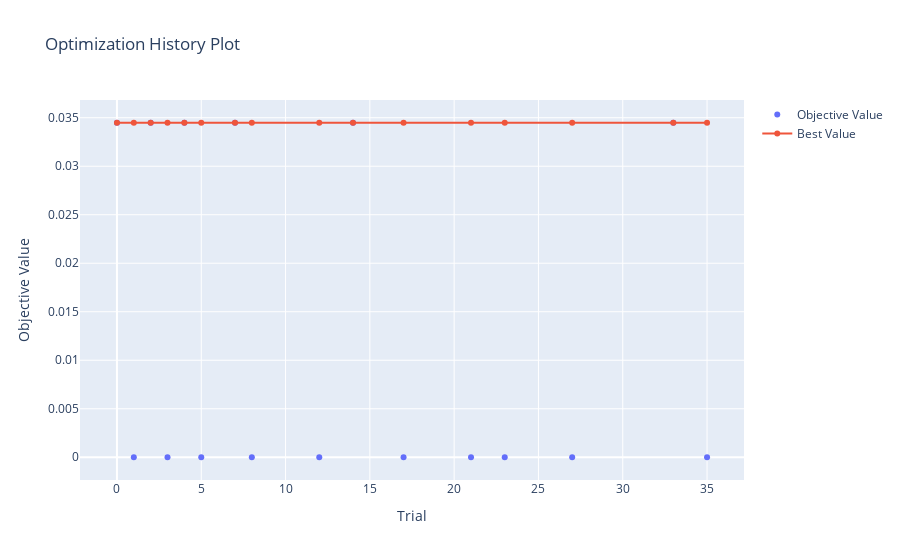

The code cell stored with this chart in its notebook:
### Code cell
optuna.visualization.plot_optimization_history(study)

### Figure 1 — Plotly figure (JSON) as saved in the notebook; plotly's stock layout.template omitted (floating-point values rounded to 4 significant figures)
{"data": [{"mode": "markers", "name": "Objective Value", "type": "scatter", "x": [0, 1, 2, 3, 4, 5, 7, 8, 12, 14, 17, 21, 23, 27, 33, 35], "y": [0.03448, 0, 0.03448, 0, 0.03448, 0, 0.03448, 0, 0, 0.03448, 0, 0, 0, 0, 0.03448, 0]}, {"name": "Best Value", "type": "scatter", "x": [0, 1, 2, 3, 4, 5, 7, 8, 12, 14, 17, 21, 23, 27, 33, 35], "y": [0.03448, 0.03448, 0.03448, 0.03448, 0.03448, 0.03448, 0.03448, 0.03448, 0.03448, 0.03448, 0.03448, 0.03448, 0.03448, 0.03448, 0.03448, 0.03448]}], "layout": {"title": {"text": "Optimization History Plot"}, "xaxis": {"title": {"text": "Trial"}}, "yaxis": {"title": {"text": "Objective Value"}}}}
